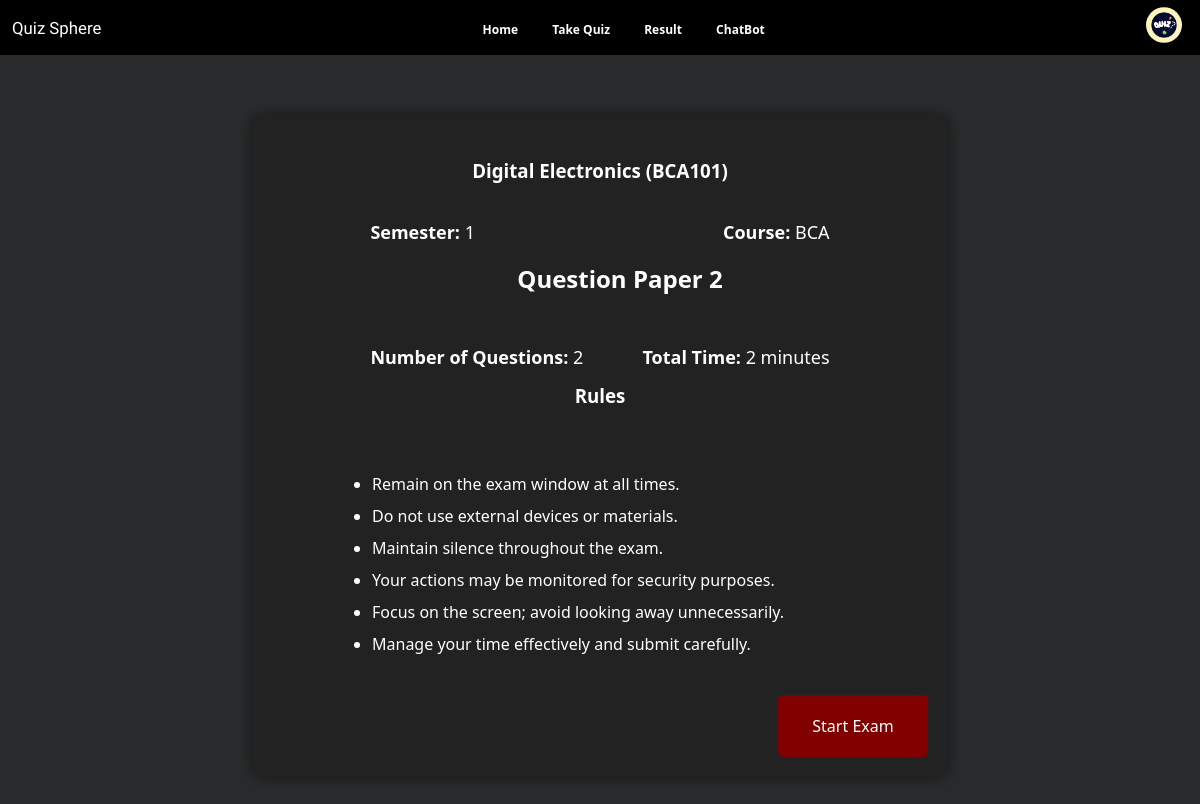
The app's page /Student_Allpage/questiondetails.php?paper_id=2 (signed in) with its own data.
### tables this page shows
CREATE TABLE `paperdetails` (
  `paper_id` int(11) NOT NULL,
  `subject_id` int(11) DEFAULT NULL,
  `num_of_questions` int(11) NOT NULL,
  `marks_per_question` int(11) NOT NULL,
  `time_limit` int(11) DEFAULT NULL,
  `submitted_by` varchar(255) NOT NULL DEFAULT 'admin'
);

CREATE TABLE `subjects` (
  `subject_id` int(11) NOT NULL,
  `subject_name` varchar(100) NOT NULL,
  `subject_code` varchar(10) NOT NULL,
  `course` varchar(100) NOT NULL,
  `semester` int(10) NOT NULL,
  `details` text DEFAULT NULL,
  `id_card` varchar(255) DEFAULT NULL,
  `submit_by` varchar(50) NOT NULL DEFAULT 'admin'
);

### Student_Allpage/questiondetails.php (the view, shortened to what this page needs)
<?php
include '../config.php';
$paper_id = isset($_GET['paper_id']) ? intval($_GET['paper_id']) : 0;
if ($paper_id) {
    $paper_query = "SELECT p.*, s.subject_name, s.subject_code, s.course, s.semester
                    FROM paperdetails p
                    JOIN subjects s ON p.subject_id = s.subject_id
                    WHERE p.paper_id = $paper_id";
    $paper_result = mysqli_query($conn, $paper_query);
    $paper = mysqli_fetch_assoc($paper_result);
}
?>
<!DOCTYPE html>
<html lang="en">
<head>
    <link rel="stylesheet" href="css/questiondetails.css">
    <link rel="stylesheet" href="../Navber/style.css">
</head>
<body>
    <?php include '../Navber/nav.php'; ?>
    <div class="container">
        <?php if ($paper_id && $paper): ?>
            <div class="question-paper">
                <h3><?php echo $paper['subject_name']; ?> (<?php echo $paper['subject_code']; ?>)</h3>
                <p class="para1"><b>Semester:</b> <?php echo $paper['semester']; ?></p>
                <p class="para2"><b>Course:</b> <?php echo $paper['course']; ?></p>
                <br>
                <h2>Question Paper <?php echo $paper['paper_id']; ?></h2>
                <br>
                <p class="para1"><b>Number of Questions:</b> <?php echo $paper['num_of_questions']; ?></p>
                <p class="para2"><b>Total Time:</b> <?php echo $paper['time_limit']; ?> minutes</p>
                <h3 class="rule">Rules</h3>
                <br>
                <ul>
                    <li>Remain on the exam window at all times.</li>
                    <li>Do not use external devices or materials.</li>
                    <li>Maintain silence throughout the exam.</li>
                    <li>Your actions may be monitored for security purposes.</li>
                    <li>Focus on the screen; avoid looking away unnecessarily.</li>
                    <li>Manage your time effectively and submit carefully.</li>
                </ul>
                <a href="exam.php?paper_id=<?php echo $paper['paper_id']; ?>" class="btn">Start Exam</a>
            </div>
        <?php endif; ?>
    </div>
</body>
</html>

### Student_Allpage/css/questiondetails.css (style rules this page uses)
* { margin: 0; padding: 0; box-sizing: border-box; }
body { background-color: #333; color: white; }
.question-paper { width: 60%; margin: auto; background-color: #222; box-shadow: 0 0 20px rgba(0, 0, 0, 0.633); margin-top: 3vw; padding: 3vw; align-items: center; }
h2 { padding-left: 40px; padding-top: 20px; }
.container { margin: 20px auto; text-align: center; }
.question-paper { width: 60%; margin: 20px auto; background-color: #222; padding: 20px; border-radius: 10px; box-shadow: 0 0 15px rgba(0, 0, 0, 0.5); text-align: center; }
.question-paper h2, .question-paper p { margin: 14px 0; }
.para1 { float: left; padding-left: 15%; }
.para2 { float: right; padding-right: 15%; }
.question-paper ul { text-align: left; margin: 20px 100px; width: 80%; }
.question-paper ul li { margin: 10px 0; }
.question-paper .btn { display: inline-block; padding: 20px 30px; background-color: maroon; color: white; border: none; border-radius: 5px; text-decoration: none; margin-top: 20px; }
.rule { padding: 0; }
p { padding-left: 40px; font-size: 18px; }
h3 { margin: 1.9vw 0vw; }
.btn { float: right; width: 150px; background-color: rgb(226, 44, 3); color: white; text-align: center; font-size: 16px; border: none; }

### Navber/style.css (style rules this page uses)
* { font-family: Arial, sans-serif; margin: 0; padding: 0; }
body { font-family: Arial, sans-serif; }

### Admin_Allpages/css/style.css (style rules this page uses)
* { margin: 0; padding: 0; font-family: system-ui, -apple-system, BlinkMacSystemFont, "Segoe UI", Roboto, Oxygen, Ubuntu, Cantarell, "Open Sans", "Helvetica Neue", sans-serif; }
body { background-color: #292b2c; color: #ffffff; }
.btn { background-color: #007bff; color: white; padding: 10px 20px; border: none; border-radius: 5px; cursor: pointer; }
.container { display: flex; justify-content: center; flex-wrap: wrap; padding: 20px; }

### records on screen
paperdetails: subject.subject_name "Digital Electronics", subject.subject_code "BCA101", subject.semester "1", subject.course "BCA", paper_id "2", num_of_questions "2", time_limit "2"
